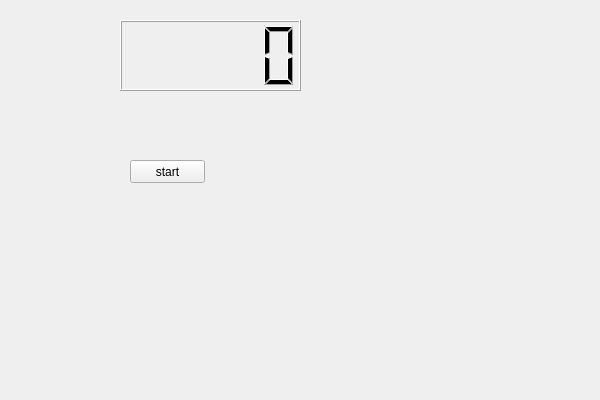
<?xml version="1.0" encoding="UTF-8"?>
<ui version="4.0">
 <class>MyThread_objClass</class>
 <widget class="QWidget" name="MyThread_objClass">
  <property name="geometry">
   <rect>
    <x>0</x>
    <y>0</y>
    <width>600</width>
    <height>400</height>
   </rect>
  </property>
  <property name="windowTitle">
   <string>MyThread_obj</string>
  </property>
  <widget class="QLCDNumber" name="lcdNumber">
   <property name="geometry">
    <rect>
     <x>120</x>
     <y>20</y>
     <width>181</width>
     <height>71</height>
    </rect>
   </property>
  </widget>
  <widget class="QPushButton" name="pushButton">
   <property name="geometry">
    <rect>
     <x>130</x>
     <y>160</y>
     <width>75</width>
     <height>23</height>
    </rect>
   </property>
   <property name="text">
    <string>start</string>
   </property>
  </widget>
 </widget>
 <layoutdefault spacing="6" margin="11"/>
 <resources>
  <include location="MyThread_obj.qrc"/>
 </resources>
 <connections/>
</ui>
